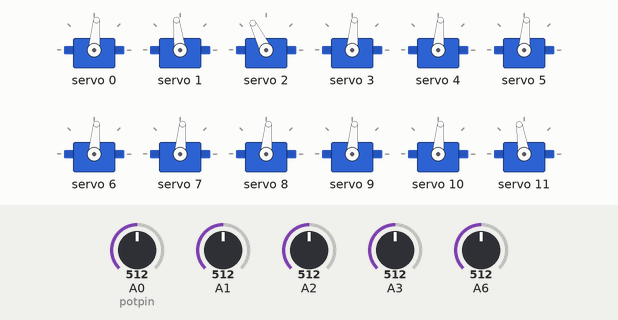
A sketch run on a simulated Arduino Uno, built with avr-gcc and run on an emulated ATmega328P. On the bench: 12 × servo. The inputs (shaded band) are chosen by the test bench; at power-on: A0 (potpin) = 512, A3 = 512, A6 = 512, A1 = 512, A2 = 512. What the sketch prints to the serial monitor is not drawn.

Above: at 1.2 s.
1.3 s: A0 (potpin) set to 585
At 2.5 s:
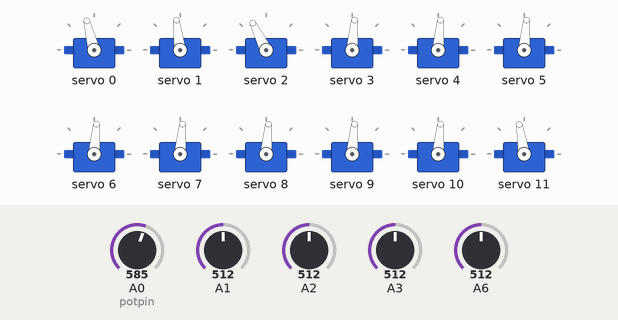
2.8 s: A3 set to 585
At 3.8 s:
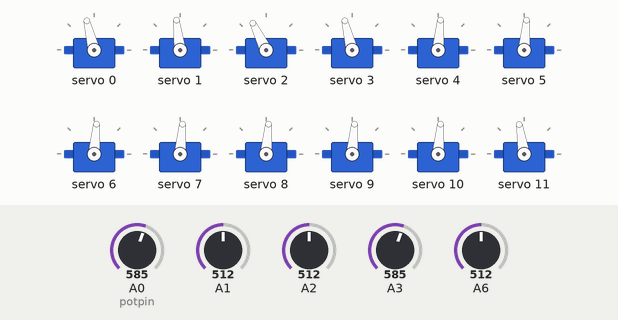
4.3 s: A6 set to 585
At 5.0 s:
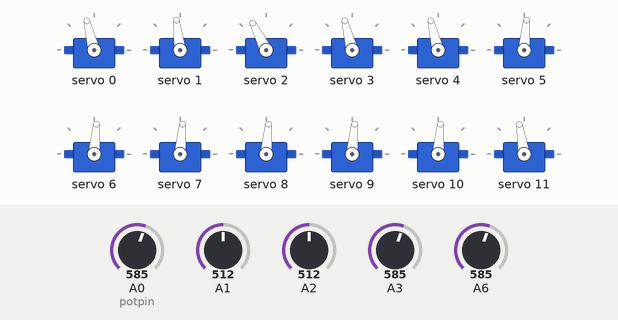
5.8 s: A0 (potpin) set to 565
At 6.5 s:
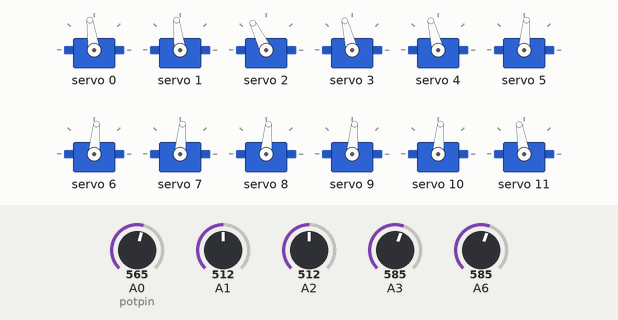
7.3 s: A3 set to 565
At 7.6 s:
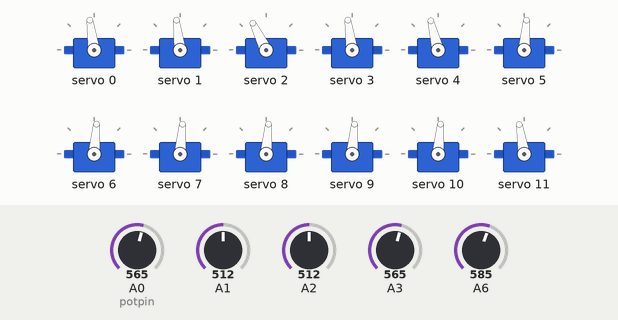
8.8 s: A6 set to 716
At 9.3 s:
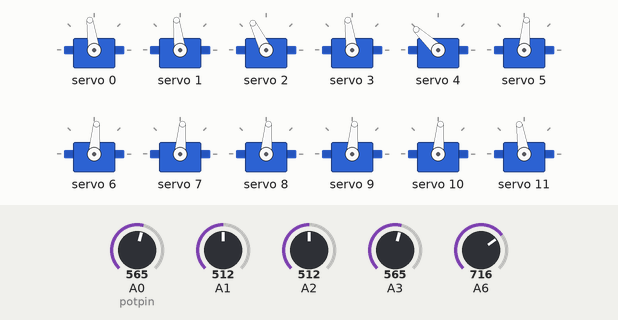
Timing chart, 0 to 11.3 s (numbered marks = the images above; inputs shaded):
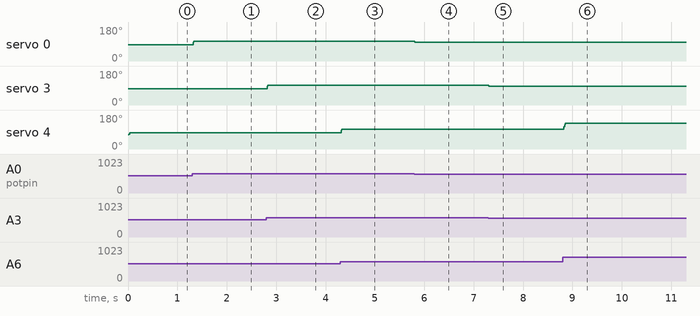

The sketch:

PotentiometerArmControllerV2.ino
```cpp
/*
 Reads a SERVONUM sequence of 3 digits integers starting with s and ending with \n (like s090180150090090090180150090090090180150090090\n) and sets the angles on the servo drive (SDA -> A4, SCL -> A5)
 Message is received on softSerial on pins 10(RX) and 11(TX)
*/
#include <Servo.h>
#include <Wire.h>
#include <Adafruit_PWMServoDriver.h>
#include <SoftwareSerial.h>

#define SERVOMIN  125 // this is the 'minimum' pulse length count (out of 4096)
#define SERVOMAX  575 // this is the 'maximum' pulse length count (out of 4096)
#define NONE -99
#define CW_START_CLK 0
#define CW_START_DT 0
#define CW_END_CLK 1
#define CW_END_DT 1
#define CCW_START_CLK 0
#define CCW_START_DT 1
#define CCW_END_CLK 1
#define CCW_END_DT 0

int SERVONUM = 16;
int RECLEN = SERVONUM*3+1; //account for \n
SoftwareSerial linkSerial(10, 11); // RX, TX
Servo myservo;  // for use without drive, signal on pin 9
Adafruit_PWMServoDriver pwm = Adafruit_PWMServoDriver();

// MOTOR STARTING POSITIONS
int servos[16] = {90, 102, 121, 91, 80, 90, 90, 90, 90, 90, 90, 104, 95, 72, 73, 90};
//SERVO ARM
//Hand 'a' >=30
//Swing 'd' >=80

// Potentiometer variables
int potpin = 0;  // analog pin used to connect the potentiometer
int offset = 0;  // motor - potpin
int offpot = 0;  // potpin + offset
int val = 0;    // variable to read the value from the analog pin

//Encoder variables
//int CLK = 2;//CLK->D2
//int DT = 3;//DT->D3
//int SW = 4;//SW->D4
//const int interrupt0 = 0;
//int count = 18;
//int lastCLK = 0;
//int stage = -1;
//int encAngle = 90;
//int precValue = 0;

// General variables
int angle = NONE;
int input;
String buf;
char motor = NONE;
bool potMode = true;
int newline = 0;
unsigned long previousCycle = 0;
unsigned long cycleTime = 0;

//Potentiometer variables
int potentiometers[16] = {-1, -1, -1, -1, -1, -1, -1, -1, -1, -1, -1, -1, -1, -1, -1, -1}; //from hand to swing, initial value must be invalid
int correction[16] = {0, -10, 15, 0, 0, 0, 0, 0, 0, 0, 0, 0, 0, 0, 0, 0}; //
bool activated[16] = {false, false, false, false, false, false, false, false, false, false, false, false, false, false, false, false}; //all potentiometers do not control motors on start
//potentiometer pins: A0 hand, A1 writst, A2 elbow, A3 shoulder, A6 rotate (A4 and A5 used by Servo drive)
int LINK_THRESHOLD = 5; //soglia di agganciamento 5 gradi
unsigned long previousMillisPot = 0;

//Motor variables
int targetPoses[16] = {90, 102, 121, 91, 80, 90, 90, 90, 90, 90, 90, 104, 95, 72, 73, 90}; //from hand to swing
unsigned long previousMillis = 0;
const long INTERVAL = 1; //1 degree every 17ms (about 60 degrees per second) --NOTE one cycle seems to take around 10ms, lowering the value under that is harmful for performance
int increment = 1; //change this to speed up movement once interval is minimized
unsigned long currentMillis = millis();
int deltaMove;
bool speedSet = false;

void setup() {
  //myservo.attach(9);  // attaches the single servo on pin 9 to the servo object
  val = analogRead(potpin);            // reads the value of the potentiometer (value between 0 and 1023)
  val = map(val, 200, 800, 0, 180);     // scale it to use it with the servo (value between 0 and 180)
  /*myservo.write(encAngle);
  pinMode(SW, INPUT);
  digitalWrite(SW, HIGH);
  pinMode(CLK, INPUT);
  pinMode(DT, INPUT);
  attachInterrupt(interrupt0, ClockChanged, CHANGE);*/
  pwm.begin();
  pwm.setPWMFreq(60);  // Analog servos run at ~60 Hz updates
  Serial.begin(9600);
  linkSerial.begin(9600);
  Serial.setTimeout(5);
  linkSerial.setTimeout(10);
  //linkSerial.setTimeout(5);
  /*
  Serial.setTimeout(10); // readString reads until this timeout
  Serial.println("Servo controller: input -1 to use encoder, -2 to print current angle");
  Serial.println("else input a letter to choose the motor and an int to set angle");
  Serial.println("signal D9 is for use without servo drive (motor q)");
  Serial.println("Initializing motors to values ");*/
  for(int i=0; i<16; i++){  // power motors to starting position
    /*Serial.print((char)(97+i));
    Serial.print(":");
    Serial.print(servos[i]);
    Serial.print(' ');*/
    pwm.setPWM(i, 0, angleToPulse(servos[i]));
    targetPoses[i] = servos[i];
  }
  //Serial.println("start");
}

//All'avvio il controller viene ignorato se è in una posizione diversa da quella iniziale del braccio
//per attivare il braccio occorre muovere ogni sua articolazione (potenziometro) finche essa non si raggiunge o supera l'angolo iniziale del rispettivo motore,
//soddisfatta questa condizione il potenziometro legato a tale articolazione inizia a controllare il rispettivo motore (tolleranza +-5gradi)
void loop() {
  currentMillis = millis();

  //read angles every INTERVAL milliseconds
  previousMillisPot = currentMillis;
  //if(linkSerial.available()){
  if(Serial.available()){
    //if(linkSerial.read() != 's')
    if(Serial.read() != 's')
      return 0;
    //String serialResponse = linkSerial.readString();
    String serialResponse = Serial.readString();
    Serial.println(serialResponse);
    if(serialResponse.length() != RECLEN || serialResponse[RECLEN-1] != '\n'){
      //Serial.print(serialResponse);
      //Serial.print(serialResponse.length());
      //Serial.println(" Invalid string");
      Serial.println("Invalid string");
      return 0;
    }
    String str[SERVONUM] = {"","",""};
    for(int i=0; i<SERVONUM; i++){
      str[i] = "";
      for(int j=0; j<3; j++){
        str[i].concat(serialResponse[i*3+j]);
      }
    }
    for(int i=0; i<SERVONUM; i++){
      targetPoses[i] = str[i].toInt();
      //Serial.print(str[i]);
    }
    //Serial.print(str[1]);
    //Serial.println(str[2]);
    //Serial.println();
    //Serial.println("RECEIVED\n");
  }


  //update motor pose every INTERVAL milliseconds
  unsigned long deltaT = currentMillis - previousMillis;
  if (deltaT >= INTERVAL) {
    for(int i=0; i<5; i++){
      if(i == 4) i = 6;//l' ultimo pin analog è dopo la servo drive  ##################HARDCODED##################
      if(0 == 1);//i <= 3) i=i;
      else{
        //if(i==2){//i != 6 && i!= 0 && i!= 1
          val = analogRead(i);            // reads the value of the potentiometer (value between 0 and 1023)
          val = map(val, 0+171, 1023-170, 0, 180) + correction[i];     // scale it to use it with the servo (value between 0 and 180)
          potentiometers[i] = val + correction[i];
          if(val>=0 && val<=180){
              if(activated[i] == false){
                if(val >= servos[i] - LINK_THRESHOLD && val <= servos[i] + LINK_THRESHOLD) //range di agganciamento
                  activated[i] = true; //attiva il potenziometro i
              }
              if(activated[i] == true){
                if(i == 6) i = 4;
                targetPoses[i] = val; //==potentiometers[i]
              }
           }
        //}
        //Serial.print(" p"); Serial.print(i); Serial.print(": ");  Serial.print(val); Serial.print(" "); Serial.print(activated[i]); Serial.print("  |"); if(i==4 || i==6) Serial.println();
      }
    }
    if(deltaT - INTERVAL > 3)
      Serial.println(deltaT);
    for(int i=0; i<16; i++){
      if(servos[i] != targetPoses[i]){
        deltaMove = targetPoses[i] - servos[i];
        if(abs(deltaMove) <= increment)
          servos[i] = targetPoses[i];
        else
          servos[i] += increment * sign(deltaMove);
        pwm.setPWM(i, 0, angleToPulse(servos[i]));
      }
    }
    previousMillis = currentMillis;
  }
  /*cycleTime = currentMillis - previousCycle;
  if(currentMillis - previousCycle < INTERVAL)
    delay(INTERVAL - cycleTime);*/
}


int sign(int x){
  if (x > 0) return 1;
  if (x < 0) return -1;
  return 0;
}


/*
 * angleToPulse(int ang)
 * gets angle in degree and returns the pulse width
 * also prints the value on seial monitor
 * written by Ahmad Nejrabi for Robojax, Robojax.com
 */
int angleToPulse(int ang){
   int pulse = map(ang,0, 180, SERVOMIN,SERVOMAX);// map angle of 0 to 180 to Servo min and Servo max
   return pulse;
}
```

Measured:
- after the input at 1.3 s, servo 0: 85° → 104° at once
- after the input at 2.8 s, servo 3: 85° → 104° at once
- after the input at 4.3 s, servo 4: 85° → 104° at once
- after the input at 5.8 s, servo 0: 104° → 98° at once
- after the input at 7.3 s, servo 3: 104° → 98° at once
- after the input at 8.8 s, servo 4: 104° → 137° at once
